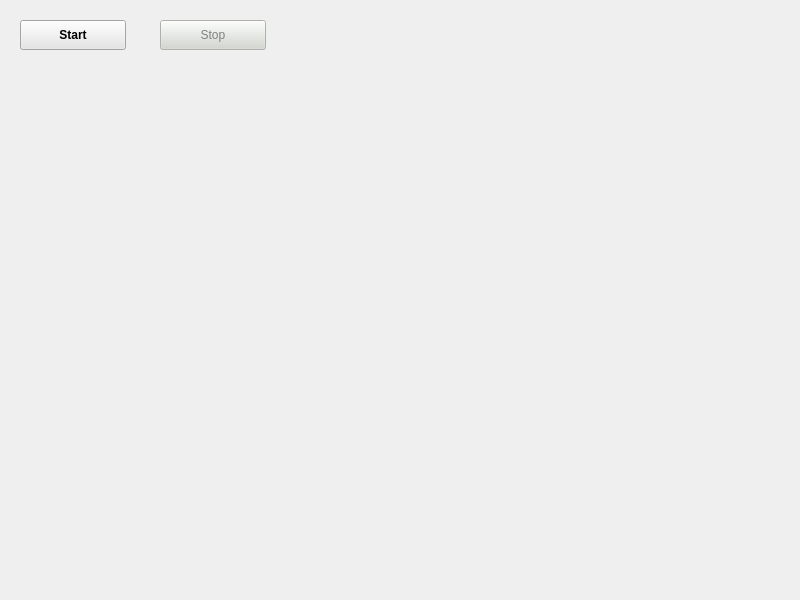
<?xml version="1.0" encoding="UTF-8"?>
<ui version="4.0">
 <class>Client</class>
 <widget class="QWidget" name="Client">
  <property name="geometry">
   <rect>
    <x>0</x>
    <y>0</y>
    <width>800</width>
    <height>600</height>
   </rect>
  </property>
  <property name="windowTitle">
   <string>Client</string>
  </property>
  <widget class="QPushButton" name="startButton">
   <property name="geometry">
    <rect>
     <x>20</x>
     <y>20</y>
     <width>106</width>
     <height>30</height>
    </rect>
   </property>
   <property name="styleSheet">
    <string notr="true"> QPushButton {
       background-color: rgb(230, 230, 230);
       color: black;                         
       font-weight: bold;              
    }
    QPushButton:disabled {                  
       background-color: rgb(211, 215, 207);
       color: gray;                 
       font-weight: normal;
    }</string>
   </property>
   <property name="text">
    <string>Start</string>
   </property>
  </widget>
  <widget class="QPushButton" name="stopButton">
   <property name="enabled">
    <bool>false</bool>
   </property>
   <property name="geometry">
    <rect>
     <x>160</x>
     <y>20</y>
     <width>106</width>
     <height>30</height>
    </rect>
   </property>
   <property name="styleSheet">
    <string notr="true"> QPushButton {
       background-color: rgb(230, 230, 230);
       color: black;                         
       font-weight: bold;              
    }
    QPushButton:disabled {                  
       background-color: rgb(211, 215, 207);
       color: gray;                 
       font-weight: normal;
    }</string>
   </property>
   <property name="text">
    <string>Stop</string>
   </property>
  </widget>
  <widget class="QWidget" name="verticalLayoutWidget">
   <property name="geometry">
    <rect>
     <x>0</x>
     <y>59</y>
     <width>801</width>
     <height>481</height>
    </rect>
   </property>
   <layout class="QVBoxLayout" name="videoLayout">
    <item>
     <widget class="QLabel" name="videoLabel">
      <property name="text">
       <string/>
      </property>
     </widget>
    </item>
   </layout>
  </widget>
 </widget>
 <resources/>
 <connections/>
</ui>
